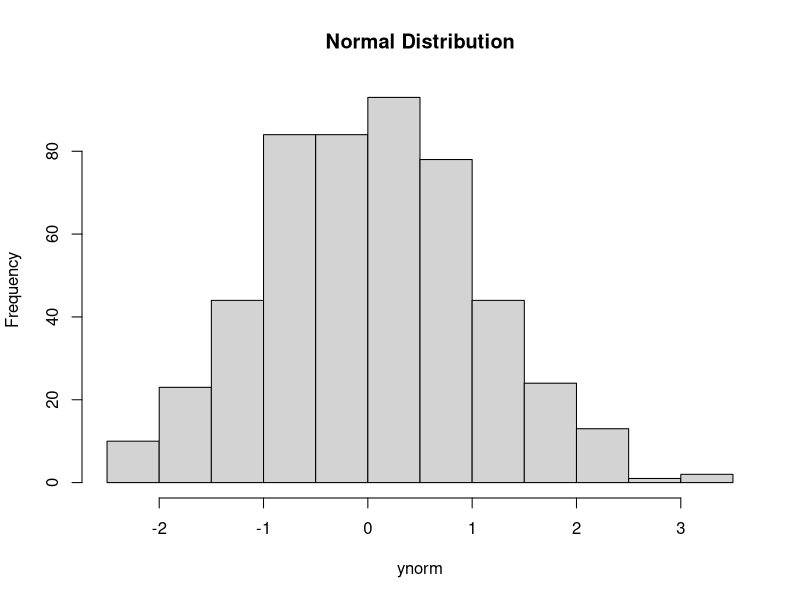
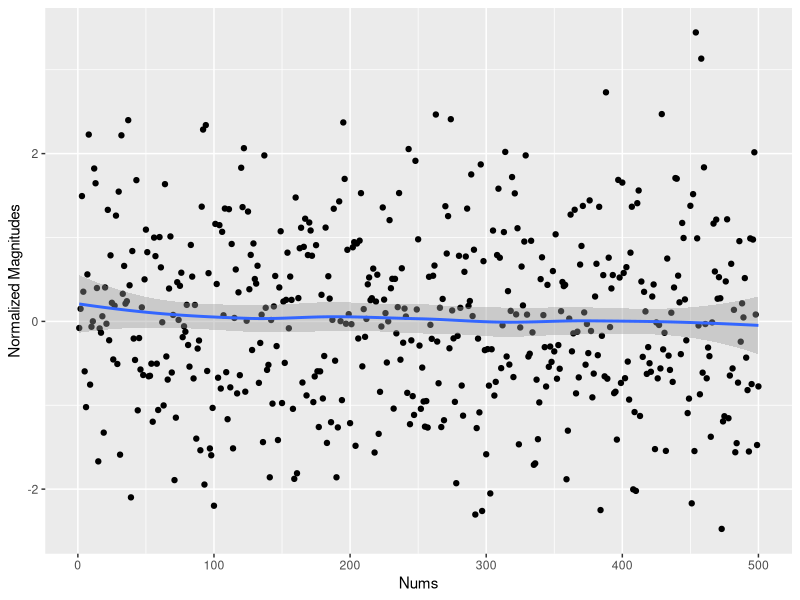
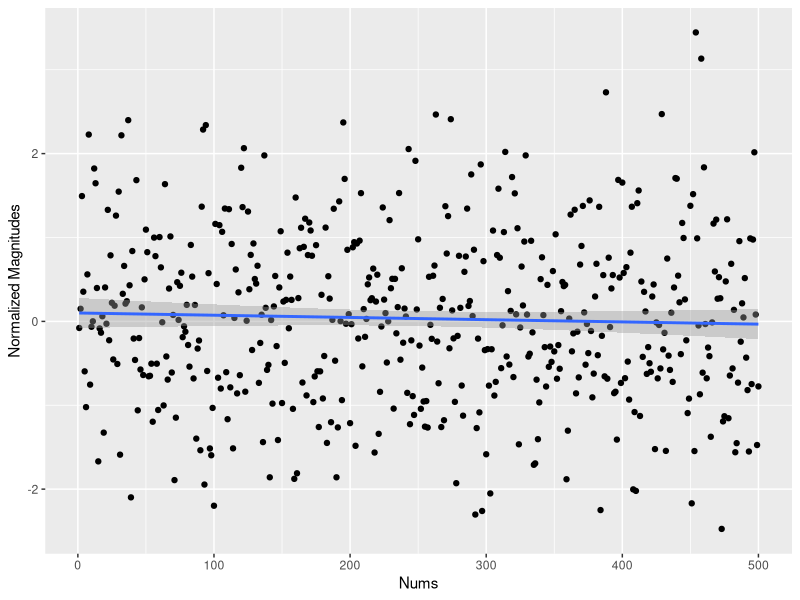
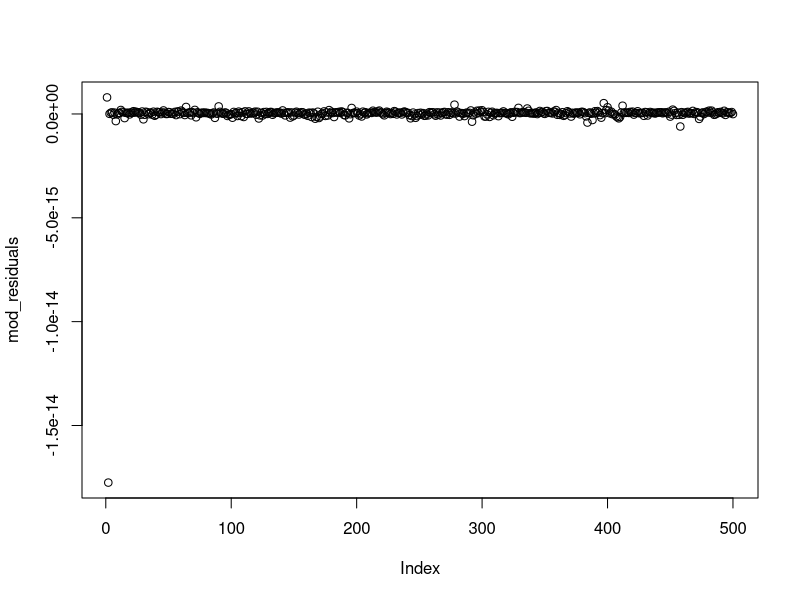
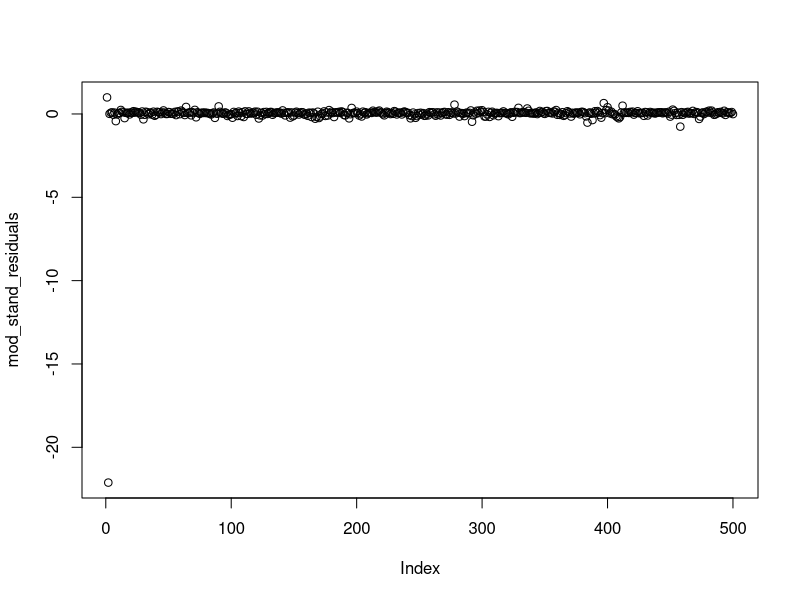

These charts were generated, in order, by the following R code:
# Assumptions of multivariate regression
# Multicollinearity example

# First, let's use a normal distribution generator to see what a normal distribution looks like when plotted.
# See more examples at link: https://www.tutorialspoint.com/r/r_normal_distribution.htm

rm(list = ls()) # clear out the variables from memory to make a clean execution of the code.

# If you want to remove all previous plots and clear the console, run the following two lines.
graphics.off() # clear out all plots from previous work.

cat("\014") # clear the console

if(!require('tidyverse')) {
  install.packages('tidyverse')
  library('tidyverse')
}

if(!require('tibble')) {
  install.packages('tibble')
  library('tibble')
}
# Create a dataset of 500 randomly (but normalized distributed) numbers. 
ynorm <- rnorm(500)

# Plot a histogram of ynorm
hist(ynorm, main = "Normal Distribution")

#  Similar to a randomly generated value. This value is the distance from a random point to the expected line for our normal distribution. We will use this code below to add randomness to our dataset. 
runif(1)

# create a dataset
dat <- tibble(num = 1:length(ynorm), 
              vals1 = c(ynorm),
              vals2 = c(vals1 *runif(1)))

# plot the random dataset values
ggplot(data = dat,
       mapping = aes(x = num, y = vals1 )) + 
  geom_point() +
  geom_smooth() +
  labs(x = "Nums") + 
  labs(y = "Normalized Magnitudes")


# plot the random dataset values, now add linear model
ggplot(data = dat,
       mapping = aes(x = num, y = vals1 )) + 
  geom_point() +
  geom_smooth(method = lm) +
  labs(x = "Nums") + 
  labs(y = "Normalized Magnitudes")

### Residuals
# The residual data of the simple linear regression model is the difference between the observed data of the dependent variable y and the fitted values ŷ.


# create a dataset to play with (same dataset from above)
# note, vals2 is almost the same as vals1 except we have a introduced a bit or randomness.
dat <- tibble(num = 1:length(ynorm), 
              vals1 = c(ynorm),
              vals2 = c(vals1 *runif(1)))


# make a *perfect* simple linear model with one indep variable
mod <- lm(data = dat, vals1 ~ vals2)

#get a read-out of the model to check the p-value.
summary(mod)


# make a dataset of only the residuals
mod_residuals <- resid(mod)

# get a readout
summary(mod_residuals)

plot(mod_residuals)

#Standardized Residual
#The standardized residual is the residual divided by its standard deviation.

mod_stand_residuals <- rstandard(mod)
summary(mod_stand_residuals)
plot(mod_stand_residuals)



# Multicollinearity problems :-(
# note the vals1 and vals2 columns in the dataset are very similar to each other.

# create a dataset to play with

dat <- tibble(num = 1:length(ynorm), 
              vals1 = c(ynorm),
              vals2 = c(vals1 *runif(1)))


# create a model with vals1 and vals2 which are similar
mod <- lm(data = dat, num ~ vals1+vals2)
summary(mod)




# Overcoming Multicollinearity

# Q: What is multicollinearity and why is it a problem?
# A Multicollinearity exists whenever an independent variable is highly correlated with one or more of the other independent variables in a multiple regression equation. Multicollinearity is a problem because it undermines the statistical significance of an independent variable.

# Create two samples of 500 numbers which are normally distributed.
ynorm1 <- rnorm(500)
ynorm2 <- rnorm(500)

# place these randomly created subsets into a dataset to work with it
dat <- tibble(num = 1:length(ynorm1), 
              vals1 = c(ynorm1),
              vals2 = c(ynorm2))

# Create a linear model with two independent variables (which are also independent from each other!)
mod <- lm(data = dat, num ~ vals1 + vals2)

# Likely still to be a bad model. Can you say why?

summary(mod)
